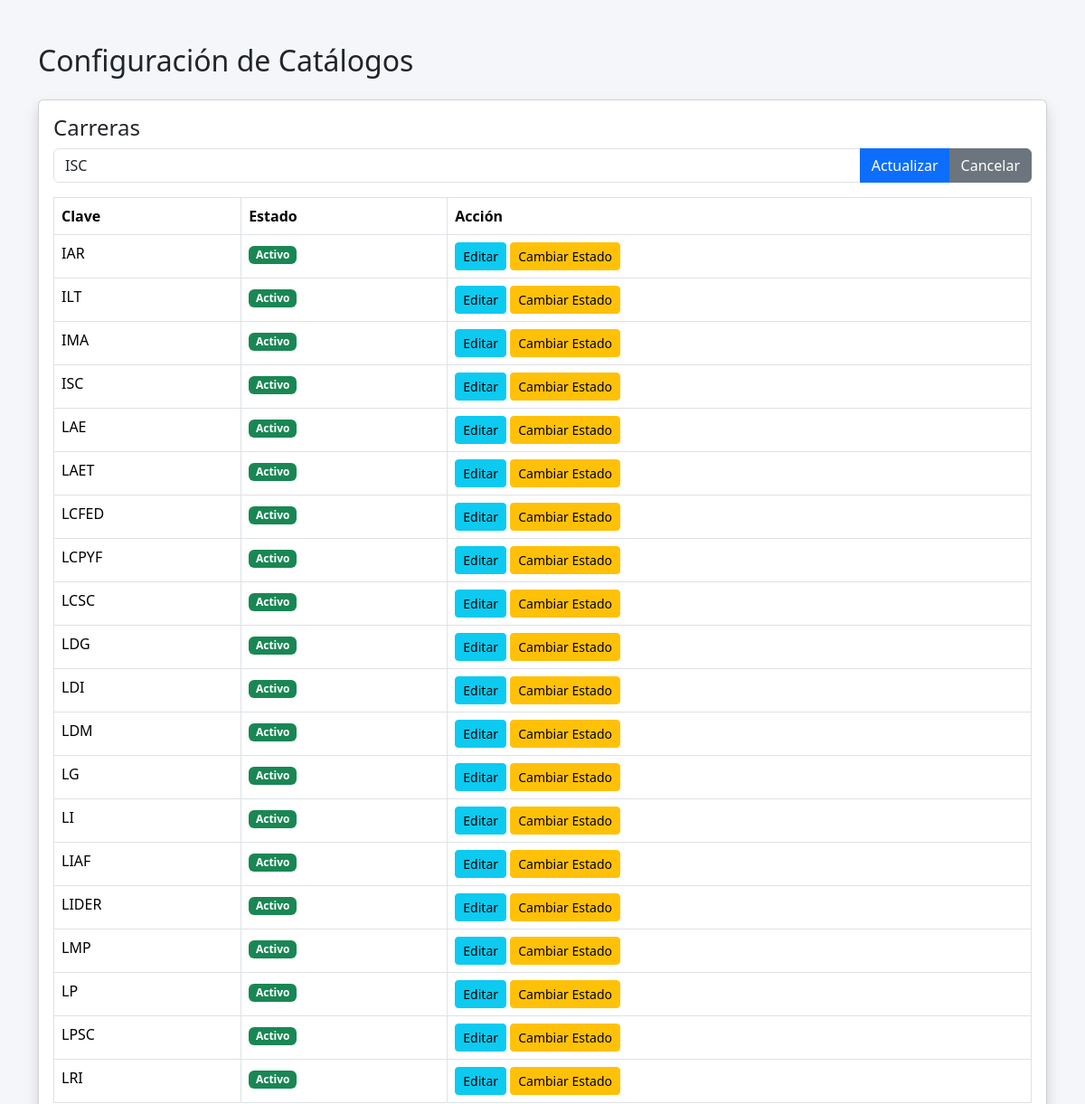
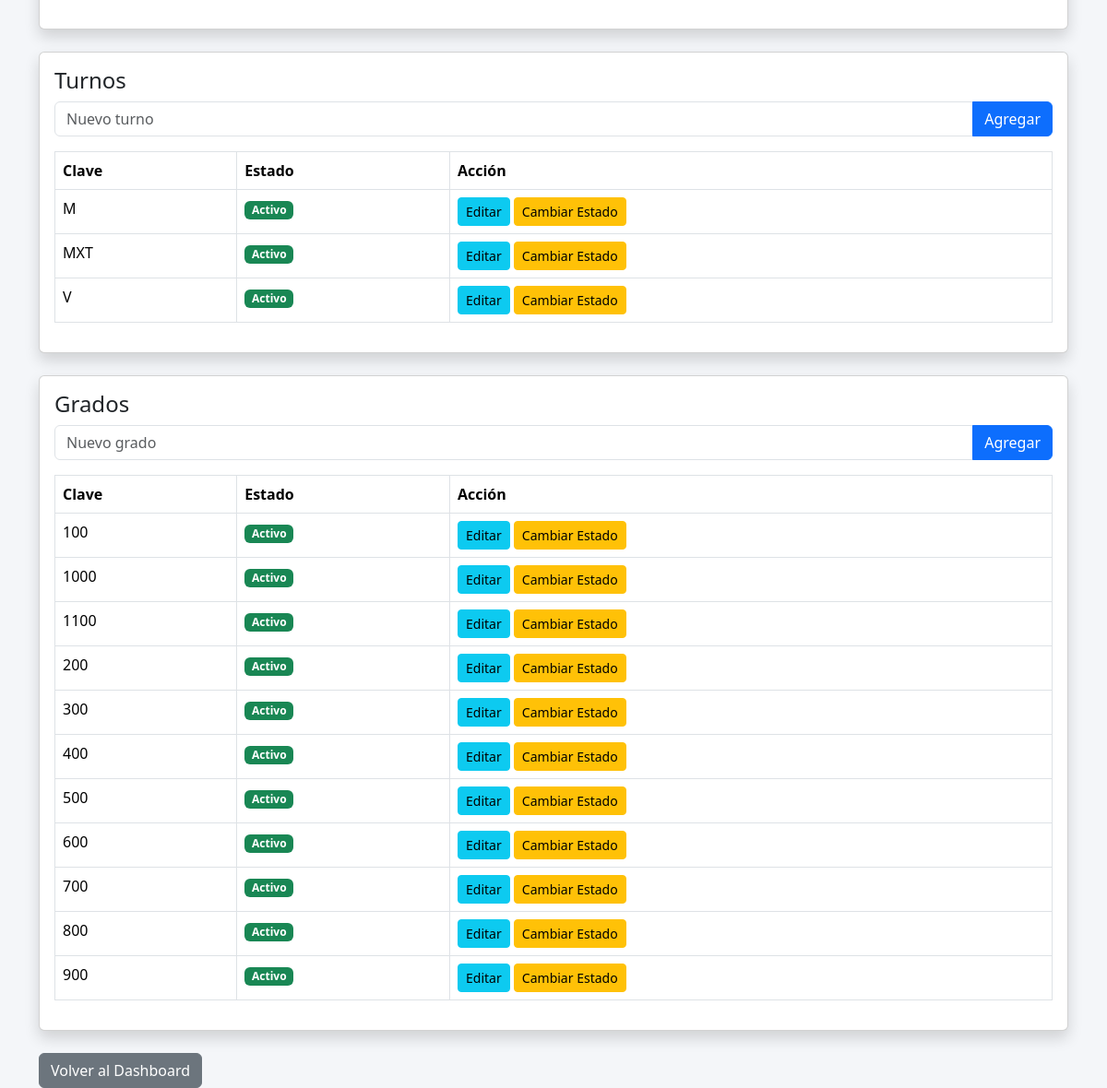
/catalogos/catalogos.php?editarCarrera=1, run on the app's committed database (2 pictures, top to bottom).
### tables this page shows
CREATE TABLE cat_carrera(
    id_carrera INT AUTO_INCREMENT PRIMARY KEY,
    clave VARCHAR(20) NOT NULL UNIQUE,
    activo TINYINT(1) DEFAULT 1
);

CREATE TABLE cat_turno(
    id_turno INT AUTO_INCREMENT PRIMARY KEY,
    clave VARCHAR(10) NOT NULL UNIQUE,
    activo TINYINT(1) DEFAULT 1
);

CREATE TABLE cat_grado(
    id_grado INT AUTO_INCREMENT PRIMARY KEY,
    clave VARCHAR(10) NOT NULL UNIQUE,
    activo TINYINT(1) DEFAULT 1
);

### catalogos/catalogos.php (the view, shortened to what this page needs)
<?php
include("../config/conexion.php");
$editarCarrera = null;
$editarTurno = null;
$editarGrado = null;
if(isset($_GET['editarCarrera'])){
    $id = intval($_GET['editarCarrera']);
    $editarCarrera = $conn->query("SELECT * FROM cat_carrera WHERE id_carrera=$id")->fetch_assoc();
}
?>
<!DOCTYPE html>
<html lang="es">
<head>
<link href="https://cdn.jsdelivr.net/npm/bootstrap@5.3.2/dist/css/bootstrap.min.css" rel="stylesheet">
</head>
<body style="background:#f4f6f9;">
<div class="container mt-5">
<h2 class="mb-4">Configuración de Catálogos</h2>
<div class="card shadow mb-4">
<div class="card-body">
<h4>Carreras</h4>
<form method="POST" class="mb-3">
<div class="input-group">
<input type="text"
name="nuevaCarrera"
class="form-control"
placeholder="Nueva carrera"
value="<?= $editarCarrera['clave'] ?? '' ?>"
required>
<button name="guardarCarrera" class="btn btn-primary">
<?= $editarCarrera ? 'Actualizar' : 'Agregar' ?>
</button>
<?php if($editarCarrera){ ?>
<a href="catalogos.php" class="btn btn-secondary">Cancelar</a>
<?php } ?>
</div>
</form>
<table class="table table-bordered">
<tr>
<th>Clave</th>
<th>Estado</th>
<th>Acción</th>
</tr>
<?php
$res = $conn->query("SELECT * FROM cat_carrera ORDER BY clave");
while($row = $res->fetch_assoc()){
?>
<tr>
<td><?= $row['clave'] ?></td>
<td>
<?= $row['activo'] ?
'<span class="badge bg-success">Activo</span>' :
'<span class="badge bg-danger">Inactivo</span>' ?>
</td>
<td>
<a href="?editarCarrera=<?= $row['id_carrera'] ?>" class="btn btn-info btn-sm">Editar</a>
<a href="?toggleCarrera=<?= $row['id_carrera'] ?>" class="btn btn-warning btn-sm">Cambiar Estado</a>
</td>
</tr>
<?php } ?>
</table>
</div>
</div>
<div class="card shadow mb-4">
<div class="card-body">
<h4>Turnos</h4>
<form method="POST" class="mb-3">
<div class="input-group">
<input type="text"
name="nuevoTurno"
class="form-control"
placeholder="Nuevo turno"
value="<?= $editarTurno['clave'] ?? '' ?>"
required>
<button name="guardarTurno" class="btn btn-primary">
<?= $editarTurno ? 'Actualizar' : 'Agregar' ?>
</button>
</div>
</form>
<table class="table table-bordered">
<tr>
<th>Clave</th>
<th>Estado</th>
<th>Acción</th>
</tr>
<?php
$res = $conn->query("SELECT * FROM cat_turno ORDER BY clave");
while($row = $res->fetch_assoc()){
?>
<tr>
<td><?= $row['clave'] ?></td>
<td>
<?= $row['activo'] ?
'<span class="badge bg-success">Activo</span>' :
'<span class="badge bg-danger">Inactivo</span>' ?>
</td>
<td>
<a href="?editarTurno=<?= $row['id_turno'] ?>" class="btn btn-info btn-sm">Editar</a>
<a href="?toggleTurno=<?= $row['id_turno'] ?>" class="btn btn-warning btn-sm">Cambiar Estado</a>
</td>
</tr>
<?php } ?>
</table>
</div>
</div>
<div class="card shadow mb-4">
<div class="card-body">
<h4>Grados</h4>
<form method="POST" class="mb-3">
<div class="input-group">
<input type="text"
name="nuevoGrado"
class="form-control"
placeholder="Nuevo grado"
value="<?= $editarGrado['clave'] ?? '' ?>"
required>
<button name="guardarGrado" class="btn btn-primary">
<?= $editarGrado ? 'Actualizar' : 'Agregar' ?>
</button>
</div>
</form>
<table class="table table-bordered">
<tr>
<th>Clave</th>
<th>Estado</th>
<th>Acción</th>
</tr>
<?php
$res = $conn->query("SELECT * FROM cat_grado ORDER BY clave");
while($row = $res->fetch_assoc()){
?>
<tr>
<td><?= $row['clave'] ?></td>
<td>
<?= $row['activo'] ?
'<span class="badge bg-success">Activo</span>' :
'<span class="badge bg-danger">Inactivo</span>' ?>
</td>
<td>
<a href="?editarGrado=<?= $row['id_grado'] ?>" class="btn btn-info btn-sm">Editar</a>
<a href="?toggleGrado=<?= $row['id_grado'] ?>" class="btn btn-warning btn-sm">Cambiar Estado</a>
</td>
</tr>
<?php } ?>
</table>
</div>
</div>
<a href="../dashboard.php" class="btn btn-secondary">Volver al Dashboard</a>
</div>
</body>
</html>

### data on the page
cat_carrera: nuevaCarrera "ISC", clave "ISC", activo "Activo"
cat_carrera: clave "IAR", activo "Activo"
cat_carrera: clave "ILT", activo "Activo"
cat_carrera: clave "IMA", activo "Activo"
cat_carrera: clave "LAE", activo "Activo"
cat_carrera: clave "LAET", activo "Activo"
cat_carrera: clave "LCFED", activo "Activo"
cat_carrera: clave "LCPYF", activo "Activo"
cat_carrera: clave "LCSC", activo "Activo"
cat_carrera: clave "LDG", activo "Activo"
cat_carrera: clave "LDI", activo "Activo"
cat_carrera: clave "LDM", activo "Activo"
cat_carrera: clave "LG", activo "Activo"
cat_carrera: clave "LI", activo "Activo"
cat_carrera: clave "LIAF", activo "Activo"
cat_carrera: clave "LIDER", activo "Activo"
cat_carrera: clave "LMP", activo "Activo"
cat_carrera: clave "LP", activo "Activo"
cat_carrera: clave "LPSC", activo "Activo"
cat_carrera: clave "LRI", activo "Activo"
cat_turno: clave "M", activo "Activo"
cat_turno: clave "MXT", activo "Activo"
cat_turno: clave "V", activo "Activo"
cat_grado: clave "100", activo "Activo"
cat_grado: clave "1000", activo "Activo"
cat_grado: clave "1100", activo "Activo"
cat_grado: clave "200", activo "Activo"
cat_grado: clave "300", activo "Activo"
cat_grado: clave "400", activo "Activo"
cat_grado: clave "500", activo "Activo"
cat_grado: clave "600", activo "Activo"
cat_grado: clave "700", activo "Activo"
cat_grado: clave "800", activo "Activo"
cat_grado: clave "900", activo "Activo"
